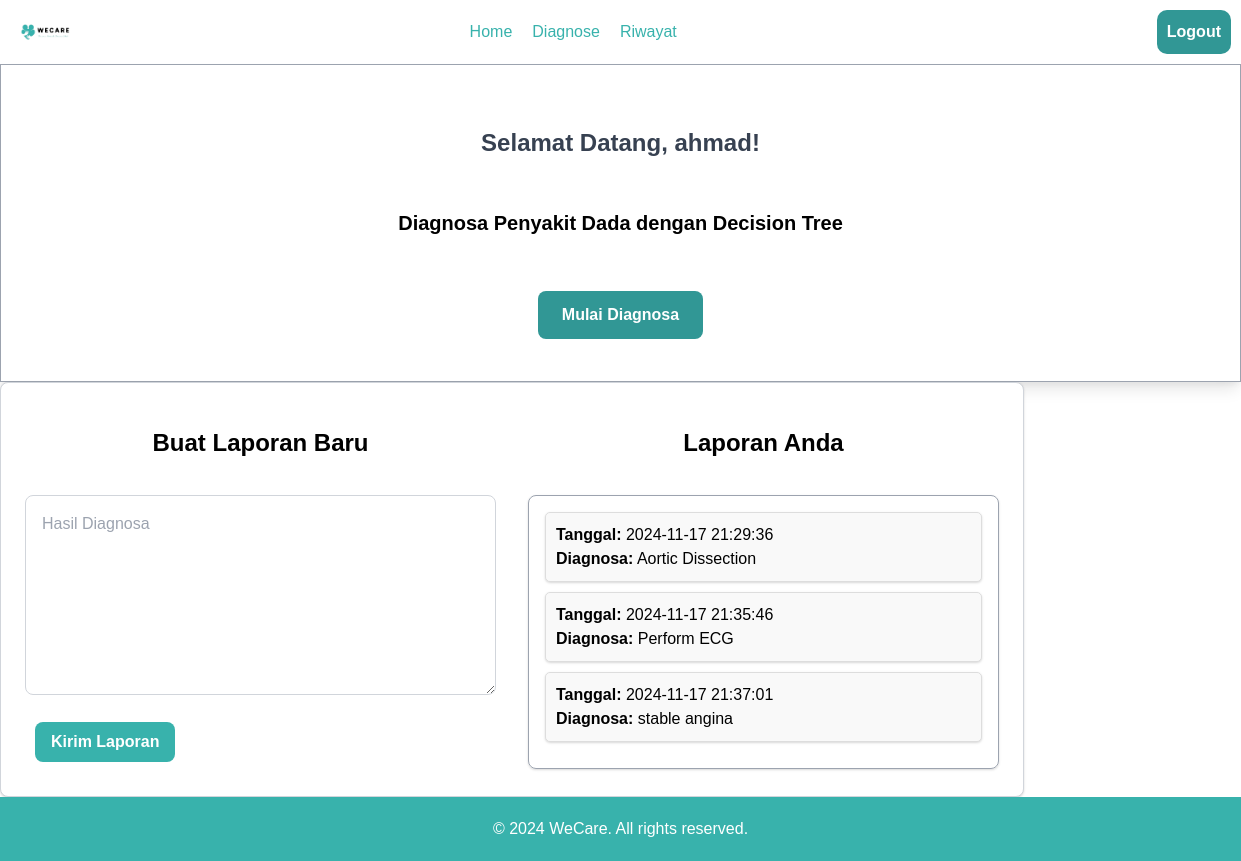
/diagnose.php (signed in), run on an earlier commit of the app's database.
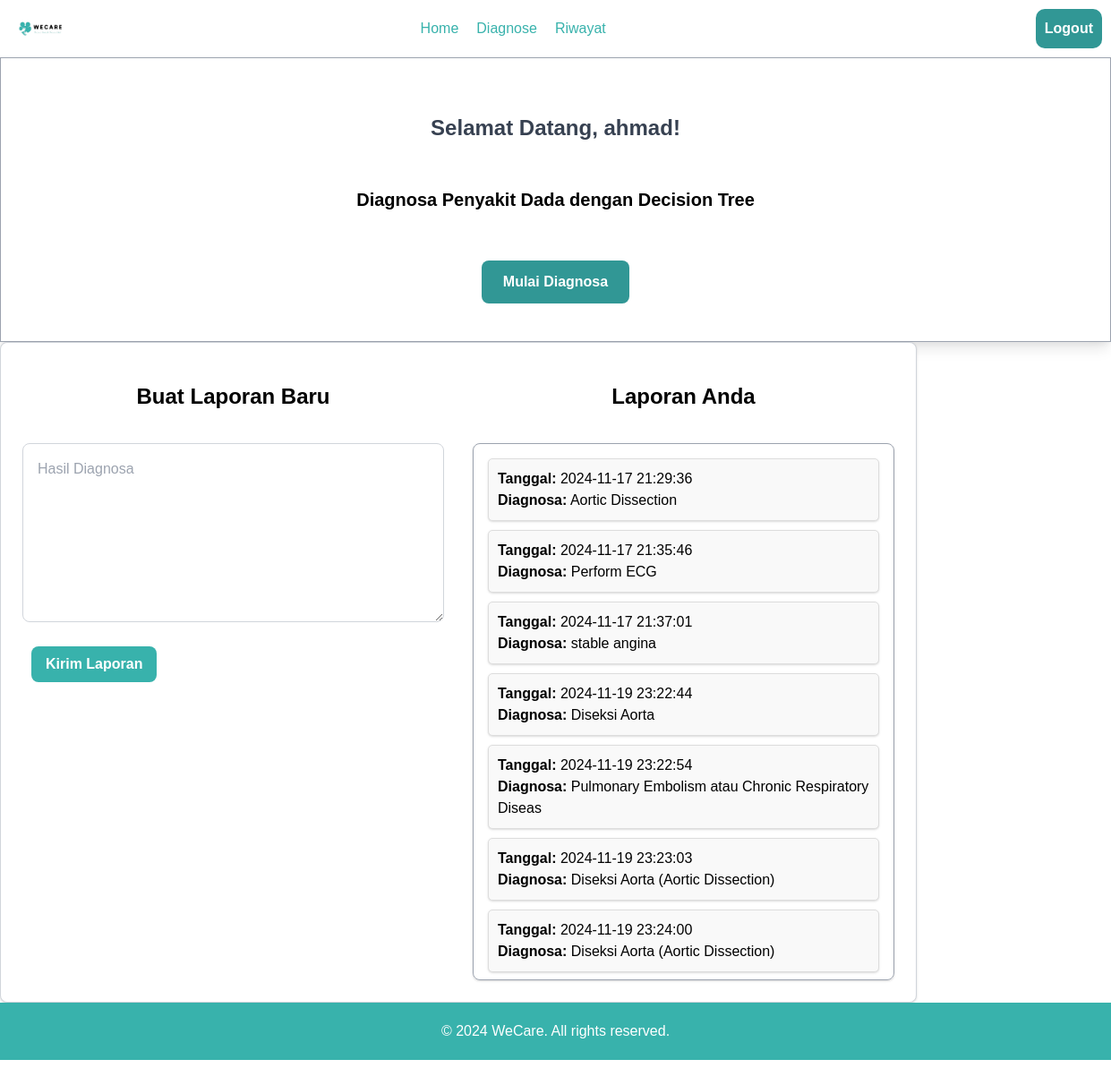
And on a later commit of the database.
### tables this page shows
CREATE TABLE `laporan` (
  `id_laporan` int(11) NOT NULL,
  `username` varchar(50) DEFAULT NULL,
  `tanggal_periksa` datetime NOT NULL DEFAULT current_timestamp(),
  `diagnosa` varchar(50) DEFAULT NULL,
  `tindak_lanjut` text DEFAULT NULL
);

### diagnose.php (the view, shortened to what this page needs)
<?php
include("connect.php");
function isActive($path) {
  return ($_SERVER['REQUEST_URI'] === $path) ? 'text-white font-bold' : '';
}
$laporan = [];
$queryLaporan = "SELECT * FROM laporan WHERE username = '" . $_SESSION['username'] . "'";
$resultLaporan = mysqli_query($connect, $queryLaporan);
while ($row = mysqli_fetch_assoc($resultLaporan)) {
    $laporan[] = $row;
}
?>
<!DOCTYPE html>
<html lang="en">
<head>
    <link href="https://cdn.jsdelivr.net/npm/tailwindcss@2.0.0/dist/tailwind.min.css" rel="stylesheet">
</head>
<body>
<nav class="navbar">
    <div><img src="assets/logo_base.png" class="brand" alt="WeCare""></div>
    <ul class="menu">
        <li>
            <a href="home2.php" class="<?php echo isActive('home2.php'); ?>">Home</a>
        </li>
        <li>
            <a href="diagnose.php" class="<?php echo isActive('diagnose.php'); ?>">Diagnose</a>
        </li>
        <li>
            <a href="riwayat.php" class="<?php echo isActive('riwayat.php'); ?>">Riwayat</a>
        </li>
    </ul>
        <a href="login.php"><button class="button">Logout</button></a>
</nav>
<section class="w-full mx-auto mt-15 p-8 bg-white shadow-lg border border-gray-400">
  <h1 class="text-2xl font-bold text-gray-700 text-center mb-4">
    Selamat Datang, <?= $_SESSION['username'] ?>!
  </h1>
  <h2 class="text-xl text-teal-600 text-center font-semibold mb-6">
    Diagnosa Penyakit Dada dengan Decision Tree
  </h2>
  <div id="start-section" class="text-center">
    <button id="start-button" class="px-6 py-3 bg-teal-500 text-white font-semibold rounded-lg hover:bg-teal-600">
      Mulai Diagnosa
    </button>
  </div>
</section>
  <div class="container border border-gray-300 bg-white rounded-lg shadow p-6 flex justify-between">
    <div class="flex-1 mr-4">
      <h3 class="text-2xl font-bold mb-4">Buat Laporan Baru</h3>
      <form method="POST">
        <textarea name="diagnosa" id="diagnosa" placeholder="Hasil Diagnosa" required class="w-full p-4 border border-gray-300 rounded-lg"></textarea><br>
        <button type="submit" style="background:#38b2ac" class="hover:opacity-80 text-white font-bold py-2 px-4 rounded-lg">Kirim Laporan</button>
      </form>
    </div>
    <div class="laporan-list flex-1 ml-4">
      <h3 class="text-2xl font-bold mb-4">Laporan Anda</h3>
      <div class="overflow-y-scroll border border-gray-400 rounded-lg shadow p-4" style="max-height: 600px;">
        <?php if (count($laporan) > 0): ?>
          <?php foreach ($laporan as $item): ?>
            <div class="laporan-item bg-white p-4 rounded-lg shadow mb-4">
              <p><strong>Tanggal:</strong> <?= $item['tanggal_periksa'] ?></p>
              <p><strong>Diagnosa:</strong> <?= htmlspecialchars($item['diagnosa']) ?></p>
            </div>
          <?php endforeach; ?>
        <?php else: ?>
          <p class="text-center p-4">Belum ada laporan.</p>
        <?php endif; ?>
      </div>
    </div>
  </div>
<footer style="background-color: #38b2ac; color: white; display: block; position: relative; z-index: 10;">
    <div class="p-5 text-center">
        <p>&copy; 2024 WeCare. All rights reserved.</p>
    </div>
</footer>
</body>
</html>

### diagnose.php (style rules this page uses)
body { margin: 0; padding: 0; font-family: Arial, sans-serif; }
.navbar { display: flex; gap: 400px; align-items: center; margin-left: 20px; background-color: white; color: #38b2ac; justify-content: space-between; }
.brand { font-size: 10px; font-weight: bold; margin-right: 40px; width: 200px; }
.menu { display: flex; gap: 20px; list-style: none; padding: 0; }
.menu li a { text-decoration: none; }
.button { background-color: #319795; color: white; padding: 10px; border-radius: 10px; font-weight: bold; border: none; margin-left: 80px; }
button { margin: 10px; padding: 10px 20px; background-color: #319795; color: #fff; border: none; cursor: pointer; border-radius: 5px; }
textarea { width: 100%; height: 200px; margin-bottom: 10px; padding: 10px; border: 1px solid #ccc; border-radius: 5px; }
.laporan-item { background-color: #f9f9f9; border: 1px solid #ddd; padding: 10px; margin-bottom: 10px; border-radius: 5px; }
h1 { text-align: center; font-size: 45px; color: #38b2ac; margin-top: 30px; }
h2 { text-align: center; font-size: 40px; padding: 20px; margin-top: 30px; }
h3 { text-align: center; font-size: 30px; padding: 20px; }

What changed in the data, as far as the page shows it:
added laporan: tanggal_periksa "2024-11-19 23:22:44", diagnosa "Diseksi Aorta"
added laporan: tanggal_periksa "2024-11-19 23:22:54", diagnosa "Pulmonary Embolism atau Chronic Respiratory Diseas"
added laporan: tanggal_periksa "2024-11-19 23:23:03", diagnosa "Diseksi Aorta (Aortic Dissection)"
added laporan: tanggal_periksa "2024-11-19 23:24:00", diagnosa "Diseksi Aorta (Aortic Dissection)"
